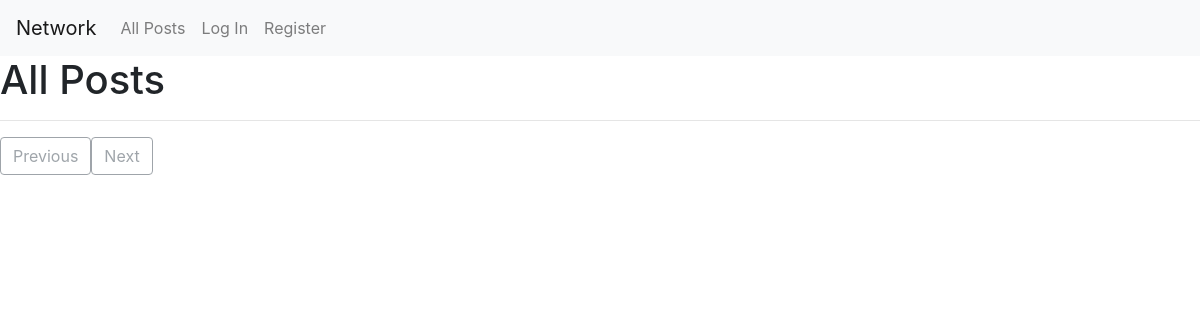
Before: / with the older database file.
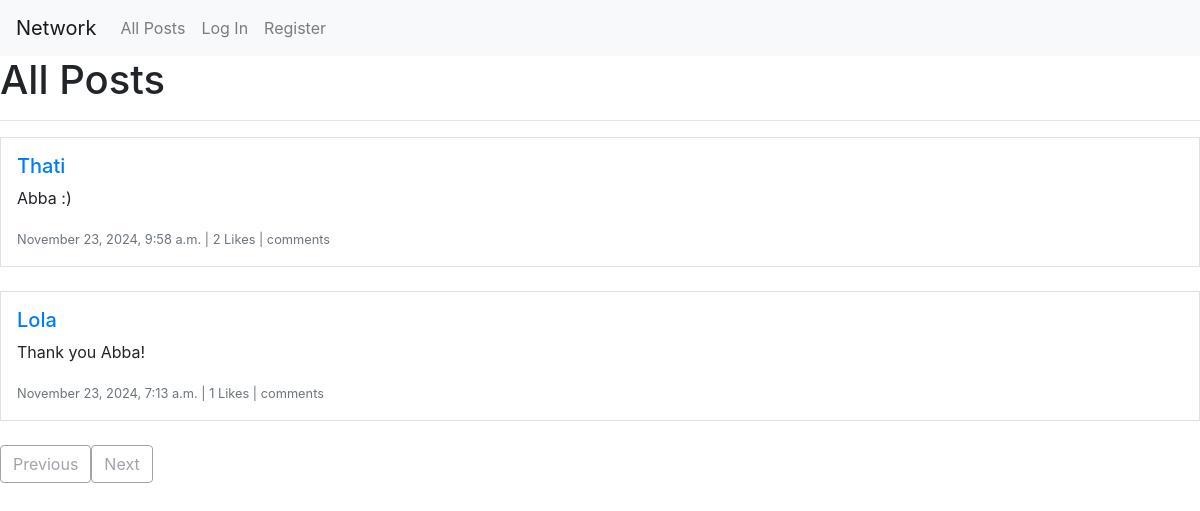
After: the same page with the newer database file.
### network/models.py (models this page shows, shortened)
class Post(models.Model):
    author = models.ForeignKey(User, on_delete=models.CASCADE, related_name="posts")
    content = models.TextField()
    timestamp = models.DateTimeField(auto_now_add=True)
    likes = models.ManyToManyField(User, related_name="liked_posts", blank=True)
    def like_count(self):
        return self.likes.count()

class User(AbstractUser):
    """Custom User model."""

### network/views.py (the view)
# urls.py: path("", views.index, name="index"),
def index(request):
    posts = Post.objects.all().order_by("-timestamp")
    paginator = Paginator(posts, 10)  # Show 10 posts per page
    page_number = request.GET.get("page")
    page_obj = paginator.get_page(page_number)
    return render(request, "network/index.html", {"page_obj": page_obj})

### network/templates/network/index.html (shortened to what this page needs)
{% extends "network/layout.html" %}
{% block body %}
<h1>All Posts</h1>
<hr/>
<div id="posts">
    {% for post in page_obj %}
    <div class="post border mb-4 p-3" data-post-id="{{ post.id }}">
        <h5>
            <a href="{% url 'profile' post.author.username %}">{{ post.author.username }}</a>
        </h5>
        <p id="post-content-{{ post.id }}">{{ post.content }}</p>
        <small class="text-muted">
            {{ post.timestamp|date:"F j, Y, g:i a" }} |
            <span id="like-count-{{ post.id }}">{{ post.like_count }}</span> Likes  |
            comments
        </small>
    </div>
    {% endfor %}
</div>
<div class="pagination">
    {% if page_obj.has_previous %}
    <a href="?page={{ page_obj.previous_page_number }}" class="btn btn-outline-secondary">Previous</a>
    {% else %}
    <button class="btn btn-outline-secondary disabled">Previous</button>
    {% endif %}
    {% if page_obj.has_next %}
    <a href="?page={{ page_obj.next_page_number }}" class="btn btn-outline-secondary">Next</a>
    {% else %}
    <button class="btn btn-outline-secondary disabled">Next</button>
    {% endif %}
</div>
{% endblock %}

### network/templates/network/layout.html (shortened to what this page needs)
{% load static %}
<!DOCTYPE html>
<html lang="en">
    <head>
        <link rel="stylesheet" href="https://stackpath.bootstrapcdn.com/bootstrap/4.4.1/css/bootstrap.min.css">
        <link href="{% static 'network/styles.css' %}" rel="stylesheet">
    </head>
    <body>
        <nav class="navbar navbar-expand-lg navbar-light bg-light">
            <a class="navbar-brand" href="#">Network</a>
            <div>
              <ul class="navbar-nav mr-auto">
                <li class="nav-item">
                  <a class="nav-link" href="{% url 'index' %}">All Posts</a>
                </li>
                {% if user.is_authenticated %}
                    <li class="nav-item">
                        <a class="nav-link" href="{% url 'following' %}">Following</a>
                    </li>
                    <li class="nav-item">
                        <a class="nav-link" href="{% url 'logout' %}">Log Out</a>
                    </li>
                {% else %}
                    <li class="nav-item">
                        <a class="nav-link" href="{% url 'login' %}">Log In</a>
                    </li>
                    <li class="nav-item">
                        <a class="nav-link" href="{% url 'register' %}">Register</a>
                    </li>
                {% endif %}
              </ul>
            </div>
          </nav>
        <div class="body">
            {% block body %}
            {% endblock %}
        </div>
    </body>
</html>

Changed rows visible on the page:
added Post: author.username "Thati", content "Abba :)", timestamp "November 23, 2024, 9:58 a.m.", like_count "2"
added Post: author.username "Lola", content "Thank you Abba!", timestamp "November 23, 2024, 7:13 a.m.", like_count "1"
